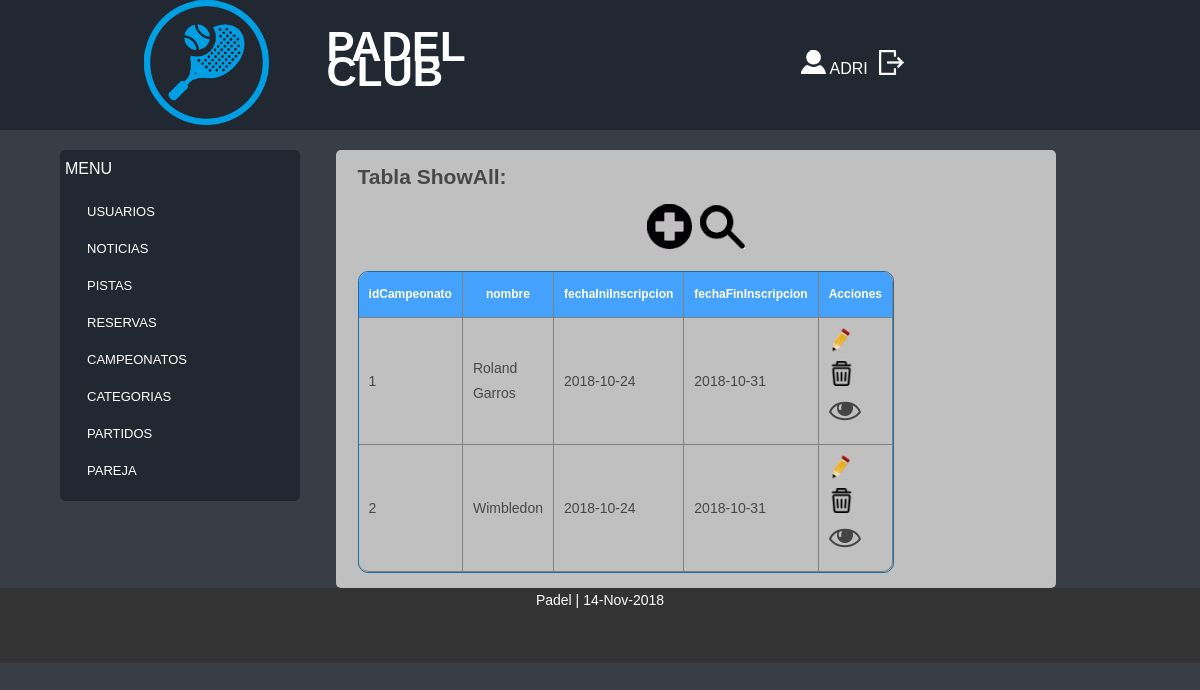
The app's page /Controllers/CAMPEONATOS_Controller.php (signed in) with its own data.
### tables this page shows
CREATE TABLE `CAMPEONATO` (
  `idCampeonato` int(10) NOT NULL,
  `nombre` varchar(30) NOT NULL,
  `fechaIniInscripcion` date NOT NULL,
  `fechaFinInscripcion` date NOT NULL
);

### Models/CAMPEONATOS_Model.php (called while the page is built, shortened)
<?php
class CAMPEONATOS_Model {
function __construct($idCampeonato,$nombre,$fechaIniInscripcion,$fechaFinInscripcion){
	include_once 'Access_DB.php';
	$this->mysqli = ConnectDB();
}
function _SHOWALL(){
	$sql = "SELECT `idCampeonato`, `nombre`, `fechaIniInscripcion`, `fechaFinInscripcion` FROM CAMPEONATO";
	$result = $this->mysqli->query($sql);
	if($result ->num_rows >0){
		$j = 0;
		while($tupla = mysqli_fetch_assoc($result)){
		   $tuplas[$j] = $tupla;
		   $j++;
		}
		return $tuplas;
	}
	else{
		return  false;
	}
}
}
?>

### Models/Access_DB.php (called while the page is built)
<?php
function ConnectDB()
{
    $mysqli = new mysqli("", 'root', '' , 'ABP_11');
	if ($mysqli->connect_errno) {
		include '../View/MESSAGE_View.php';
		new MESSAGE("Fallo al conectar a MySQL: (" . $mysqli->connect_errno . ") " . $mysqli->connect_error, './index.php');
		return false;
	}
	else{
		return $mysqli;
	}
}
?>

### Views/CAMPEONATO_SHOWALL_View.php (the view, shortened to what this page needs)
<?php
class CAMPEONATO_SHOWALL {
	function __construct($search,$lista,$array,$volver){
		$this->search = $search;
		$this->lista = $lista;
		$this->datos = $array;
		$this->render();
	}
	function render(){
		include 'Header.php';
?>
<div style="overflow-x:auto;">
				<h2><?php if(!$this->search){ echo 'Tabla ShowAll';}else{echo 'Tabla Busqueda';} ?>:</h2>
					<div id="anhadir-borrar" style="text-align: center;">
							<a href="<?php $_SERVER['PHP_SELF'] ?>?action=ADD"><img src="../Views/images/añadir.png"></a>&nbsp <a href="<?php $_SERVER['PHP_SELF'] ?>?action=SEARCH"><img src="../Views/images/busqueda.png"></a>
					</div>
					<table class="tablas separador">
						<tr>
						<?php
						for($i=0; $i<count($this->lista);$i++){
								echo "<th>".$this->lista[$i]."</th>";
						}
						echo "<th>Acciones</th></tr>";
							?>
						<?php
							for($j=0;$j<count($this->datos);$j++){
								echo "<tr>";
								for($i=0; $i<count($this->lista);$i++){
										echo "<td>".$this->datos[$j][($this->lista)[$i]]."</td>";
								}
								echo '<td><a href="'.$_SERVER['PHP_SELF'].'?action=EDIT&'.($this->lista)[0].'='.$this->datos[$j][($this->lista)[0]].'"><img src="../Views/images/editar.png"></a>&nbsp <a href="'.$_SERVER['PHP_SELF'].'?action=DELETE&'.($this->lista)[0].'='.$this->datos[$j][($this->lista)[0]].'"><img src="../Views/images/borrar.png"></a><a href="'.$_SERVER['PHP_SELF'].'?action=SHOWCURRENT&'.($this->lista)[0].'='.$this->datos[$j][($this->lista)[0]].'"><img src="../Views/images/busqueda2.png"></a></td></tr>';
							}
							?>
					</table>
</div>
<?php
	include 'Footer.php';
	}
}
?>

### Views/css/style.css (style rules this page uses)
* { margin:0px; padding:0px; }
html, body { width:100%; padding:0; margin:0; }
body { background: #393E46;color: #474747;font: 14px/25px Arial, Helvetica, sans-serif; }
.content a { text-decoration:none; color: #FFFFFF; font-size:16px; }
.content p,h2,h3,h4,form,table { margin-left:3%; margin-right:3%; margin-top:2%; margin-bottom:2%; }
#anhadir-borrar { margin: 0 auto; }
.tablas { border: 1px solid #1C6EA4; border-collapse: collapse; overflow-x:auto; }
td { padding:10px; }
th { background-color: #45A2FC; padding:10px; color: #FFFFFF; font-size: 12px; }
.separador { border-radius: 10px; border-spacing: 0; border-collapse: separate; }
.separador td, table.separador th { border-bottom: 1px solid Gray; border-right: 1px solid Gray; }
.separador tr:last-child td:first-child { border-bottom-left-radius: 10px; }
.separador tr:last-child td:last-child { border-bottom-right-radius: 10px; }
.separador tr:first-child th:first-child, table.separador tr:first-child td:first-child { border-top-left-radius: 10px }
.separador tr:first-child th:last-child, table.separate tr:first-child td:last-child { border-top-right-radius: 10px; }

### records on screen
campeonato: idCampeonato "1", nombre "Roland Garros", fechaIniInscripcion "2018-10-24", fechaFinInscripcion "2018-10-31"
campeonato: idCampeonato "2", nombre "Wimbledon", fechaIniInscripcion "2018-10-24", fechaFinInscripcion "2018-10-31"

### other values on screen
$_SESSION['login'] "ADRI"
$this->lista[$i] "idCampeonato"
$this->lista[$i] "nombre"
$this->lista[$i] "fechaIniInscripcion"
$this->lista[$i] "fechaFinInscripcion"
date("d-M-Y", mktime()) "14-Nov-2018"
